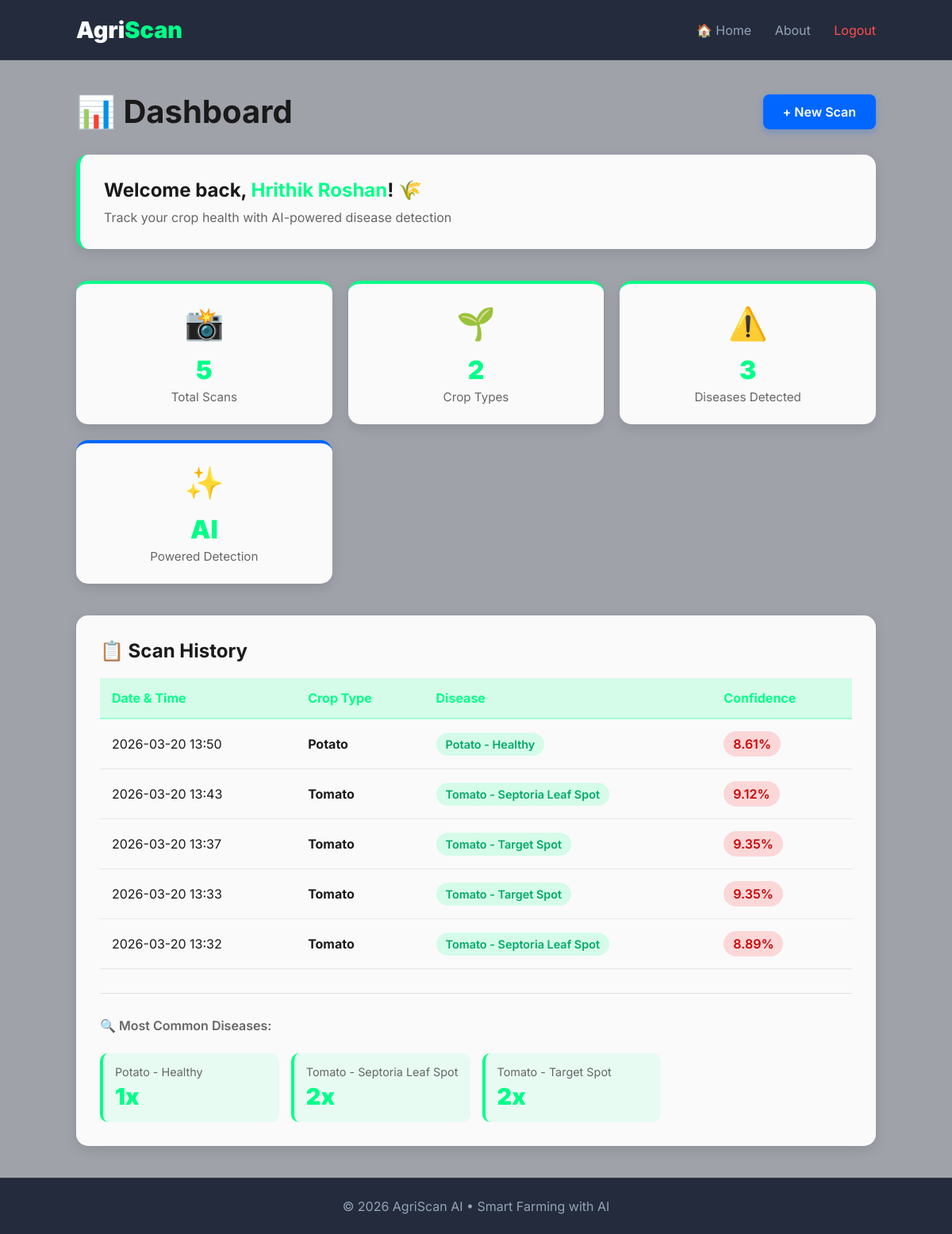
The app's page /dashboard (signed in) with its own data.
### app.py (models this page shows)
class User(db.Model):
    id = db.Column(db.Integer, primary_key=True)
    name = db.Column(db.String(100))
    email = db.Column(db.String(100), unique=True)
    password = db.Column(db.String(200))
    predictions = db.relationship('Prediction', backref='user', lazy=True)

class Prediction(db.Model):
    id = db.Column(db.Integer, primary_key=True)
    user_id = db.Column(db.Integer, db.ForeignKey('user.id'), nullable=False)
    disease_name = db.Column(db.String(100))
    confidence = db.Column(db.Float)
    image_filename = db.Column(db.String(200))
    timestamp = db.Column(db.DateTime, default=datetime.utcnow)
    crop_type = db.Column(db.String(50))

### app.py (the view)
@app.route('/dashboard')
def dashboard():
    if 'user_id' not in session:
        flash('Please log in first', 'error')
        return redirect(url_for('login'))
    user = User.query.get(session['user_id'])
    predictions = Prediction.query.filter_by(user_id=session['user_id']).order_by(Prediction.timestamp.desc()).all()
    total_predictions = len(predictions)
    disease_counts = {}
    crop_counts = {}
    for pred in predictions:
        disease_counts[pred.disease_name] = disease_counts.get(pred.disease_name, 0) + 1
        crop_counts[pred.crop_type] = crop_counts.get(pred.crop_type, 0) + 1
    return render_template('dashboard.html',
                        user=user,
                        predictions=predictions,
                        total_predictions=total_predictions,
                        disease_counts=disease_counts,
                        crop_counts=crop_counts,current_user =current_user)

### templates/dashboard.html (shortened to what this page needs)
<!DOCTYPE html>
<html lang="en">
<head>
<link rel="stylesheet" href="https://cdnjs.cloudflare.com/ajax/libs/font-awesome/6.0.0/css/all.min.css">
</head>
<body>
<nav>
<div class="logo">Agri<span>Scan</span></div>
<div>
<a href="{{ url_for('index') }}">🏠 Home</a>
<a href="{{ url_for('about') }}">About</a>
<a href="/logout" style="color:#ff4d4d;">Logout</a>
</div>
</nav>
<div class="main">
<div class="dashboard-header">
<div class="header-top">
<h1>📊 Dashboard</h1>
<a href="/upload" class="btn">+ New Scan</a>
</div>
<div class="welcome-card">
<h2>Welcome back, <span style="color:var(--primary);">{{ user.name }}</span>! 🌾</h2>
<p>Track your crop health with AI-powered disease detection</p>
</div>
</div>
<div class="stats-grid">
<div class="stat-card">
<div class="stat-icon">📸</div>
<div class="stat-value">{{ total_predictions }}</div>
<div class="stat-label">Total Scans</div>
</div>
<div class="stat-card">
<div class="stat-icon">🌱</div>
<div class="stat-value">{{ crop_counts|length }}</div>
<div class="stat-label">Crop Types</div>
</div>
<div class="stat-card">
<div class="stat-icon">⚠️</div>
<div class="stat-value">{{ disease_counts|length }}</div>
<div class="stat-label">Diseases Detected</div>
</div>
<div class="stat-card accent">
<div class="stat-icon">✨</div>
<div class="stat-value">AI</div>
<div class="stat-label">Powered Detection</div>
</div>
</div>
<div class="history-section">
<h3>📋 Scan History</h3>
{% if predictions|length > 0 %}
<div class="table-container">
<table>
<thead>
<tr>
<th>Date & Time</th>
<th>Crop Type</th>
<th>Disease</th>
<th>Confidence</th>
</tr>
</thead>
<tbody>
{% for pred in predictions %}
<tr>
<td>{{ pred.timestamp.strftime('%Y-%m-%d %H:%M') }}</td>
<td><strong>{{ pred.crop_type }}</strong></td>
<td><span class="disease-badge">{{ pred.disease_name }}</span></td>
<td>
  {% if pred.confidence >= 85 %}
    <span class="confidence-badge confidence-high">{{ pred.confidence|round(2) }}%</span>
  {% elif pred.confidence >= 70 %}
    <span class="confidence-badge confidence-medium">{{ pred.confidence|round(2) }}%</span>
  {% else %}
    <span class="confidence-badge confidence-low">{{ pred.confidence|round(2) }}%</span>
  {% endif %}
</td>
</tr>
{% endfor %}
</tbody>
</table>
</div>
<div class="disease-stats">
<div style="grid-column:1/-1; margin-bottom:10px; color:var(--text-muted); font-weight:600;">🔍 Most Common Diseases:</div>
{% for disease, count in disease_counts.items() %}
<div class="disease-item">
<div class="disease-name">{{ disease }}</div>
<div class="disease-count">{{ count }}x</div>
</div>
{% endfor %}
</div>
{% else %}
<div class="empty-state">
<i class="fas fa-inbox"></i>
<p>No scans yet. Start by uploading a crop image!</p>
<a href="/upload" class="btn" style="display:inline-block; margin-top:20px;">Upload Image</a>
</div>
{% endif %}
</div>
</div>
<footer>
<p>© 2026 AgriScan AI • Smart Farming with AI</p>
</footer>
</body>
</html>

### templates/dashboard.html (style rules this page uses)
:root { --bg-dark:#0f172a; --bg-card:rgba(255,255,255,0.95); --primary:#00ff88; --text-main:#1a1a1a; --text-muted:#666666; --accent:#0066ff; --white:#ffffff; }
* { margin:0; padding:0; box-sizing:border-box; font-family:'Inter',sans-serif; }
body { color:var(--text-main); min-height:100vh; display:flex; flex-direction:column; }
body::before { content:""; position:fixed; top:0; left:0; width:100%; height:100%; background:url("https://images.unsplash.com/photo-1574943320219-553eb213f72d?q=80&w=1600&auto=format&fit=crop") center/cover no-repeat; z-index:-2; }
body::after { content:""; position:fixed; top:0; left:0; width:100%; height:100%; background:rgba(15,23,42,0.4); z-index:-1; }
nav { display:flex; justify-content:space-between; align-items:center; padding:20px 8%; border-bottom:1px solid rgba(255,255,255,0.08); backdrop-filter:blur(10px); background:rgba(15,23,42,0.85); }
.logo { font-size:1.8rem; font-weight:900; color:#f8fafc; }
.logo span { color:var(--primary); }
nav a { color:#94a3b8; text-decoration:none; margin-left:25px; transition:.3s; }
.main { flex:1; padding:40px 8%; max-width:1400px; margin:0 auto; width:100%; }
.dashboard-header { margin-bottom:40px; }
.header-top { display:flex; justify-content:space-between; align-items:center; margin-bottom:30px; flex-wrap:wrap; gap:20px; }
.header-top h1 { font-size:2.5rem; color:var(--text-main); }
.header-top .btn { padding:12px 25px; background:var(--accent); color:#fff; border:none; border-radius:8px; cursor:pointer; text-decoration:none; transition:.3s; font-weight:600; display:inline-block; box-shadow:0 3px 10px rgba(0,102,255,0.3); }
.welcome-card { background:var(--bg-card); padding:30px; border-radius:15px; border-left:5px solid var(--primary); backdrop-filter:blur(10px); margin-bottom:30px; box-shadow:0 5px 15px rgba(0,0,0,0.1); }
.welcome-card h2 { font-size:1.5rem; margin-bottom:10px; color:var(--text-main); }
.welcome-card p { color:var(--text-muted); }
.stats-grid { display:grid; grid-template-columns:repeat(auto-fit, minmax(250px, 1fr)); gap:20px; margin-bottom:40px; }
.stat-card { background:var(--bg-card); padding:25px; border-radius:15px; border-top:4px solid var(--primary); backdrop-filter:blur(10px); text-align:center; box-shadow:0 5px 15px rgba(0,0,0,0.1); transition:.3s; }
.stat-card.accent { border-top-color:var(--accent); }
.stat-icon { font-size:2.5rem; margin-bottom:15px; }
.stat-value { font-size:2rem; font-weight:900; color:var(--primary); margin-bottom:5px; }
.stat-label { color:#666; font-size:0.95rem; }
.history-section { background:var(--bg-card); padding:30px; border-radius:15px; backdrop-filter:blur(10px); box-shadow:0 5px 15px rgba(0,0,0,0.1); }
.history-section h3 { font-size:1.5rem; margin-bottom:20px; color:var(--text-main); }
.table-container { overflow-x:auto; }
table { width:100%; border-collapse:collapse; }
thead { background:rgba(0,255,136,0.15); }
th { padding:15px; text-align:left; color:var(--primary); font-weight:700; border-bottom:2px solid rgba(0,255,136,0.3); }
td { padding:15px; border-bottom:1px solid rgba(0,0,0,0.08); color:var(--text-main); }
.disease-badge { background:rgba(0,255,136,0.15); color:#00aa66; padding:6px 12px; border-radius:20px; font-size:0.9rem; font-weight:600; }
.confidence-badge { display:inline-block; padding:6px 12px; border-radius:20px; font-weight:600; }
.confidence-low { background:rgba(255,77,77,0.2); color:#cc0000; }
.disease-stats { display:grid; grid-template-columns:repeat(auto-fit, minmax(200px, 1fr)); gap:15px; margin-top:30px; padding-top:30px; border-top:1px solid rgba(0,0,0,0.1); }
.disease-item { background:rgba(0,255,136,0.08); padding:15px; border-radius:10px; border-left:4px solid var(--primary); }
.disease-name { color:#666; font-size:0.9rem; margin-bottom:5px; }
.disease-count { font-size:1.8rem; font-weight:900; color:var(--primary); }
footer { padding:25px; text-align:center; color:#94a3b8; border-top:1px solid rgba(255,255,255,0.05); background:rgba(15,23,42,0.85); }

### records on screen
User: name "Hrithik Roshan"
Prediction: timestamp "2026-03-20 13:50", crop_type "Potato", disease_name "Potato - Healthy", confidence "8.61", count "1"
Prediction: timestamp "2026-03-20 13:43", crop_type "Tomato", disease_name "Tomato - Septoria Leaf Spot", confidence "9.12", count "2"
Prediction: timestamp "2026-03-20 13:37", crop_type "Tomato", disease_name "Tomato - Target Spot", confidence "9.35", count "2"
Prediction: timestamp "2026-03-20 13:33", crop_type "Tomato", disease_name "Tomato - Target Spot", confidence "9.35"
Prediction: timestamp "2026-03-20 13:32", crop_type "Tomato", disease_name "Tomato - Septoria Leaf Spot", confidence "8.89"

### other values on screen
{{ total_predictions }} "5"
{{ crop_counts|length }} "2"
{{ disease_counts|length }} "3"
